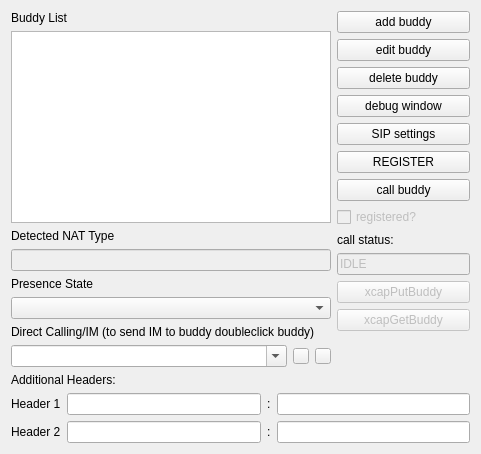
<?xml version="1.0" encoding="UTF-8"?>
<ui version="4.0">
 <class>QjSimpleClass</class>
 <widget class="QWidget" name="QjSimpleClass">
  <property name="geometry">
   <rect>
    <x>0</x>
    <y>0</y>
    <width>481</width>
    <height>454</height>
   </rect>
  </property>
  <property name="windowTitle">
   <string>QjSimple</string>
  </property>
  <layout class="QGridLayout" name="gridLayout_2">
   <item row="0" column="0">
    <layout class="QVBoxLayout">
     <item>
      <widget class="QLabel" name="label">
       <property name="text">
        <string>Buddy List</string>
       </property>
      </widget>
     </item>
     <item>
      <widget class="QListWidget" name="buddyList">
       <property name="toolTip">
        <string>double-click a buddy to send an instant message; select a buddy and press the 'call buddy' button to call your buddy</string>
       </property>
      </widget>
     </item>
     <item>
      <widget class="QLabel" name="label_5">
       <property name="text">
        <string>Detected NAT Type</string>
       </property>
      </widget>
     </item>
     <item>
      <widget class="QLineEdit" name="natTypeEdit">
       <property name="enabled">
        <bool>false</bool>
       </property>
       <property name="sizePolicy">
        <sizepolicy hsizetype="Preferred" vsizetype="Fixed">
         <horstretch>0</horstretch>
         <verstretch>0</verstretch>
        </sizepolicy>
       </property>
       <property name="text">
        <string/>
       </property>
       <property name="readOnly">
        <bool>false</bool>
       </property>
      </widget>
     </item>
     <item>
      <widget class="QLabel" name="label_2">
       <property name="text">
        <string>Presence State</string>
       </property>
      </widget>
     </item>
     <item>
      <widget class="QComboBox" name="comboBox">
       <property name="toolTip">
        <string>choose your presence state</string>
       </property>
      </widget>
     </item>
     <item>
      <widget class="QLabel" name="label_4">
       <property name="text">
        <string>Direct Calling/IM (to send IM to buddy doubleclick buddy)</string>
       </property>
      </widget>
     </item>
     <item>
      <layout class="QHBoxLayout">
       <item>
        <widget class="QComboBox" name="directCallComboBox">
         <property name="editable">
          <bool>true</bool>
         </property>
        </widget>
       </item>
       <item>
        <widget class="QPushButton" name="directCallButton">
         <property name="sizePolicy">
          <sizepolicy hsizetype="Fixed" vsizetype="Fixed">
           <horstretch>0</horstretch>
           <verstretch>0</verstretch>
          </sizepolicy>
         </property>
         <property name="maximumSize">
          <size>
           <width>16</width>
           <height>16</height>
          </size>
         </property>
         <property name="toolTip">
          <string>click to call the SIP URI in the left ComboBox</string>
         </property>
         <property name="text">
          <string/>
         </property>
        </widget>
       </item>
       <item>
        <widget class="QPushButton" name="directImButton">
         <property name="sizePolicy">
          <sizepolicy hsizetype="Fixed" vsizetype="Fixed">
           <horstretch>0</horstretch>
           <verstretch>0</verstretch>
          </sizepolicy>
         </property>
         <property name="maximumSize">
          <size>
           <width>16</width>
           <height>16</height>
          </size>
         </property>
         <property name="toolTip">
          <string>click to send an instant message to the SIP URI in the left ComboBox</string>
         </property>
         <property name="text">
          <string/>
         </property>
        </widget>
       </item>
      </layout>
     </item>
    </layout>
   </item>
   <item row="0" column="1">
    <layout class="QVBoxLayout">
     <item>
      <widget class="QPushButton" name="addButton">
       <property name="sizePolicy">
        <sizepolicy hsizetype="Preferred" vsizetype="Fixed">
         <horstretch>0</horstretch>
         <verstretch>0</verstretch>
        </sizepolicy>
       </property>
       <property name="toolTip">
        <string>add a buddy to your buddy list</string>
       </property>
       <property name="text">
        <string>add buddy</string>
       </property>
      </widget>
     </item>
     <item>
      <widget class="QPushButton" name="editButton">
       <property name="sizePolicy">
        <sizepolicy hsizetype="Preferred" vsizetype="Fixed">
         <horstretch>0</horstretch>
         <verstretch>0</verstretch>
        </sizepolicy>
       </property>
       <property name="toolTip">
        <string>edit an existing buddy</string>
       </property>
       <property name="text">
        <string>edit buddy</string>
       </property>
      </widget>
     </item>
     <item>
      <widget class="QPushButton" name="deleteButton">
       <property name="sizePolicy">
        <sizepolicy hsizetype="Preferred" vsizetype="Fixed">
         <horstretch>0</horstretch>
         <verstretch>0</verstretch>
        </sizepolicy>
       </property>
       <property name="toolTip">
        <string>delete a buddy from your buddy list</string>
       </property>
       <property name="text">
        <string>delete buddy</string>
       </property>
      </widget>
     </item>
     <item>
      <widget class="QPushButton" name="debugButton">
       <property name="sizePolicy">
        <sizepolicy hsizetype="Preferred" vsizetype="Fixed">
         <horstretch>0</horstretch>
         <verstretch>0</verstretch>
        </sizepolicy>
       </property>
       <property name="toolTip">
        <string>open the debug window (this will show you all the log messages)</string>
       </property>
       <property name="text">
        <string>debug window</string>
       </property>
      </widget>
     </item>
     <item>
      <widget class="QPushButton" name="accountButton">
       <property name="sizePolicy">
        <sizepolicy hsizetype="Preferred" vsizetype="Fixed">
         <horstretch>0</horstretch>
         <verstretch>0</verstretch>
        </sizepolicy>
       </property>
       <property name="toolTip">
        <string>configure your SIP account</string>
       </property>
       <property name="text">
        <string>SIP settings</string>
       </property>
      </widget>
     </item>
     <item>
      <widget class="QPushButton" name="registerButton">
       <property name="sizePolicy">
        <sizepolicy hsizetype="Preferred" vsizetype="Fixed">
         <horstretch>0</horstretch>
         <verstretch>0</verstretch>
        </sizepolicy>
       </property>
       <property name="toolTip">
        <string>initialize the SIP stack and REGISTER</string>
       </property>
       <property name="text">
        <string>REGISTER</string>
       </property>
      </widget>
     </item>
     <item>
      <widget class="QPushButton" name="callButton">
       <property name="sizePolicy">
        <sizepolicy hsizetype="Preferred" vsizetype="Fixed">
         <horstretch>0</horstretch>
         <verstretch>0</verstretch>
        </sizepolicy>
       </property>
       <property name="toolTip">
        <string>call the selected buddy</string>
       </property>
       <property name="text">
        <string>call buddy</string>
       </property>
      </widget>
     </item>
     <item>
      <widget class="QCheckBox" name="statusBox">
       <property name="enabled">
        <bool>false</bool>
       </property>
       <property name="sizePolicy">
        <sizepolicy hsizetype="Preferred" vsizetype="Fixed">
         <horstretch>0</horstretch>
         <verstretch>0</verstretch>
        </sizepolicy>
       </property>
       <property name="text">
        <string>registered?</string>
       </property>
       <property name="checkable">
        <bool>true</bool>
       </property>
      </widget>
     </item>
     <item>
      <widget class="QLabel" name="label_3">
       <property name="sizePolicy">
        <sizepolicy hsizetype="Preferred" vsizetype="Preferred">
         <horstretch>0</horstretch>
         <verstretch>0</verstretch>
        </sizepolicy>
       </property>
       <property name="text">
        <string>call status:</string>
       </property>
       <property name="alignment">
        <set>Qt::AlignLeading|Qt::AlignLeft|Qt::AlignVCenter</set>
       </property>
      </widget>
     </item>
     <item>
      <widget class="QLineEdit" name="callStateEdit">
       <property name="enabled">
        <bool>false</bool>
       </property>
       <property name="sizePolicy">
        <sizepolicy hsizetype="Preferred" vsizetype="Fixed">
         <horstretch>0</horstretch>
         <verstretch>0</verstretch>
        </sizepolicy>
       </property>
       <property name="text">
        <string>IDLE</string>
       </property>
       <property name="readOnly">
        <bool>false</bool>
       </property>
      </widget>
     </item>
     <item>
      <widget class="QPushButton" name="xcapPutBuddyButton">
       <property name="enabled">
        <bool>false</bool>
       </property>
       <property name="sizePolicy">
        <sizepolicy hsizetype="Preferred" vsizetype="Fixed">
         <horstretch>0</horstretch>
         <verstretch>0</verstretch>
        </sizepolicy>
       </property>
       <property name="text">
        <string>xcapPutBuddy</string>
       </property>
      </widget>
     </item>
     <item>
      <widget class="QPushButton" name="xcapGetBuddyButton">
       <property name="enabled">
        <bool>false</bool>
       </property>
       <property name="sizePolicy">
        <sizepolicy hsizetype="Preferred" vsizetype="Fixed">
         <horstretch>0</horstretch>
         <verstretch>0</verstretch>
        </sizepolicy>
       </property>
       <property name="text">
        <string>xcapGetBuddy</string>
       </property>
      </widget>
     </item>
     <item>
      <spacer>
       <property name="orientation">
        <enum>Qt::Vertical</enum>
       </property>
       <property name="sizeHint" stdset="0">
        <size>
         <width>133</width>
         <height>21</height>
        </size>
       </property>
      </spacer>
     </item>
    </layout>
   </item>
   <item row="1" column="0" colspan="2">
    <layout class="QVBoxLayout" name="verticalLayout">
     <item>
      <widget class="QLabel" name="label_6">
       <property name="text">
        <string>Additional Headers:</string>
       </property>
      </widget>
     </item>
     <item>
      <layout class="QGridLayout" name="gridLayout">
       <item row="0" column="0">
        <widget class="QLabel" name="label_7">
         <property name="text">
          <string>Header 1</string>
         </property>
        </widget>
       </item>
       <item row="0" column="1">
        <widget class="QLineEdit" name="hname1"/>
       </item>
       <item row="0" column="2">
        <widget class="QLabel" name="label_9">
         <property name="text">
          <string>:</string>
         </property>
        </widget>
       </item>
       <item row="0" column="3">
        <widget class="QLineEdit" name="hval1"/>
       </item>
       <item row="1" column="0">
        <widget class="QLabel" name="label_8">
         <property name="text">
          <string>Header 2</string>
         </property>
        </widget>
       </item>
       <item row="1" column="1">
        <widget class="QLineEdit" name="hname2"/>
       </item>
       <item row="1" column="2">
        <widget class="QLabel" name="label_10">
         <property name="text">
          <string>:</string>
         </property>
        </widget>
       </item>
       <item row="1" column="3">
        <widget class="QLineEdit" name="hval2"/>
       </item>
      </layout>
     </item>
    </layout>
   </item>
  </layout>
 </widget>
 <layoutdefault spacing="6" margin="11"/>
 <resources/>
 <connections/>
</ui>
